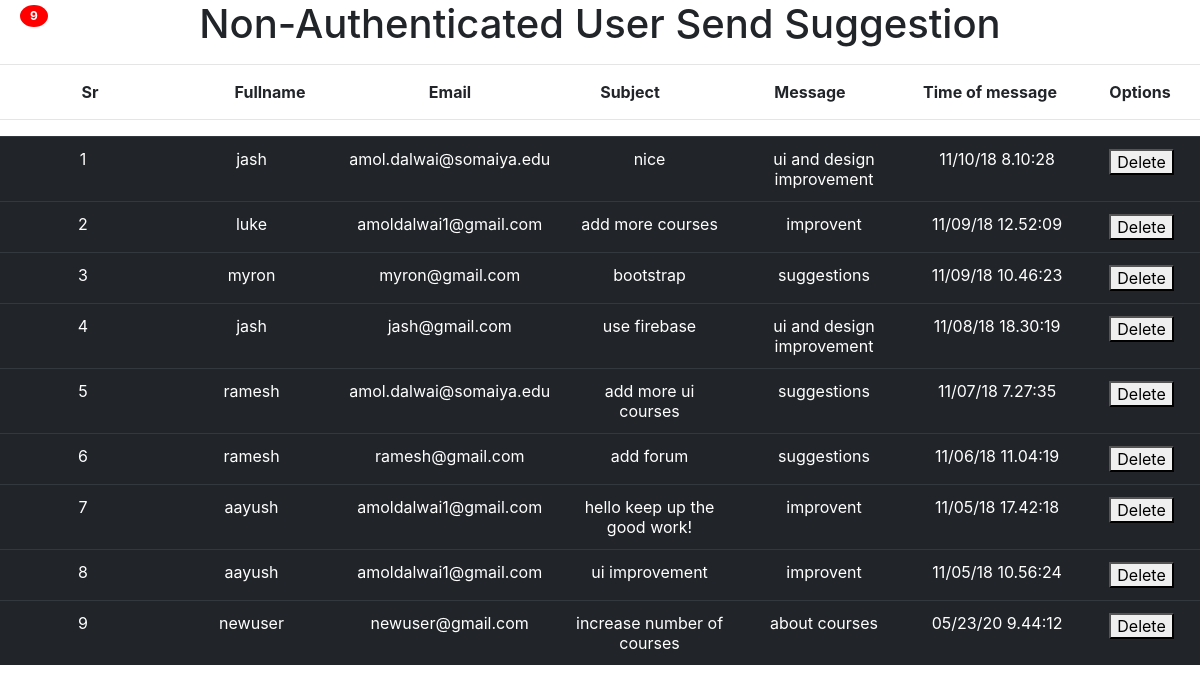
Page /admessage.php on the committed database.
### tables this page shows
CREATE TABLE
  `contacttable` (
    `fullname` varchar(20) NOT NULL,
    `email` varchar(100) NOT NULL,
    `subject` varchar(100) NOT NULL,
    `message` varchar(200) NOT NULL,
    `time` varchar(100) NOT NULL
  );

### admessage.php (the view, shortened to what this page needs)
<link rel="stylesheet" href="https://stackpath.bootstrapcdn.com/bootstrap/4.1.3/css/bootstrap.min.css">
<center>
    <h1>Non-Authenticated User Send Suggestion</h1>
</center>
<hr>
<?php
$i = 0;
if ($_SERVER['REQUEST_METHOD'] == "GET") {
    $localhost = "localhost";
    $usernamew = "root";
    $passwordw = "";
    $db = "expdb";
    $conn = mysqli_connect($localhost, $usernamew, $passwordw, $db);
    if (!$conn) {
        echo "Connection error";
    } else {
        $sql = "Select * from contacttable order by time desc";
        $result = mysqli_query($conn, $sql);
        echo "<table class='cont-head'>";
        echo "<tr >";
        echo "<td>Sr</td><td>Fullname</td><td>Email</td><td>Subject</td><td>Message</td><td>Time of message</td><td>Options</td>";
        echo "</tr>";
        echo "</table><hr>";
        echo "<table class='cont table table-hover table-dark'>";
        if (mysqli_num_rows($result) > 0) {
            while ($row = mysqli_fetch_assoc($result)) {
                $i++;
                echo "<tr >";
                echo  "<td >" . $i . "</td>" . "<td>" . $row["fullname"] . "</td><td>" . $row["email"] . "</td><td> " . $row["subject"] . "</td><td>" . $row["message"] . "</td><td>" . $row["time"] . "</td><td><button >Delete</button>";
                echo "</td>";
                echo "</tr>";
            }
            echo "</table>";
            echo "<span class='badge'>$i</span>";
        } else {
            echo "0 results";
        }
    }
}
?>

### admessage.php (style rules this page uses)
.cont { width: 100%; }
.cont-head { width: 100%; font-weight: bolder; }
td { width: 15%; text-align: center; }
.badge { position: absolute; top: 5px; left: 20px; padding: 5px 10px; border-radius: 50%; background-color: red; color: white; }

### rows in the picture
contacttable: fullname "jash", email "amol.dalwai@somaiya.edu", subject "nice", message "ui and design improvement", time "11/10/18 8.10:28"
contacttable: fullname "luke", email "amoldalwai1@gmail.com", subject "add more courses", message "improvent", time "11/09/18 12.52:09"
contacttable: fullname "myron", email "myron@gmail.com", subject "bootstrap", message "suggestions", time "11/09/18 10.46:23"
contacttable: fullname "jash", email "jash@gmail.com", subject "use firebase", message "ui and design improvement", time "11/08/18 18.30:19"
contacttable: fullname "ramesh", email "amol.dalwai@somaiya.edu", subject "add more ui courses", message "suggestions", time "11/07/18 7.27:35"
contacttable: fullname "ramesh", email "ramesh@gmail.com", subject "add forum", message "suggestions", time "11/06/18 11.04:19"
contacttable: fullname "aayush", email "amoldalwai1@gmail.com", subject "hello keep up the good work!", message "improvent", time "11/05/18 17.42:18"
contacttable: fullname "aayush", email "amoldalwai1@gmail.com", subject "ui improvement", message "improvent", time "11/05/18 10.56:24"
contacttable: fullname "newuser", email "newuser@gmail.com", subject "increase number of courses", message "about courses", time "05/23/20 9.44:12"

### other values in the picture
$i "9"
